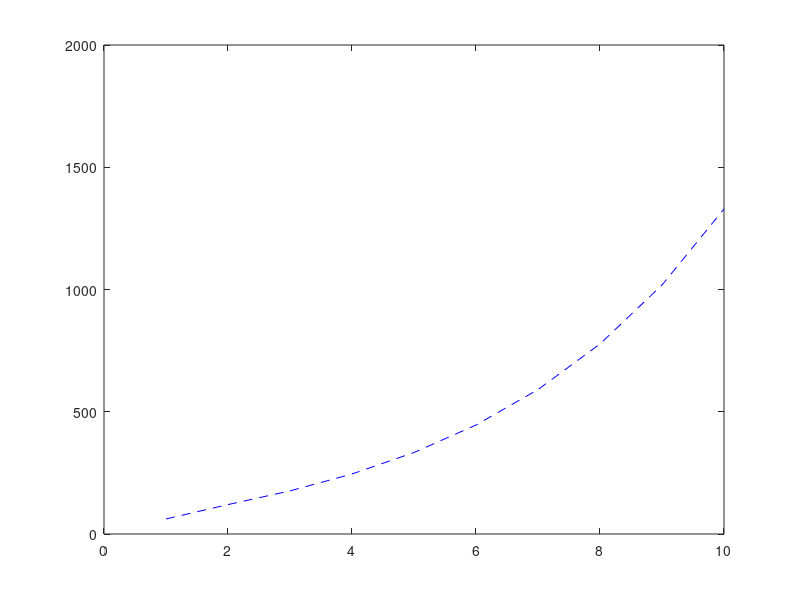

The MATLAB script that drew this image:
clc; clear;

k12 = 1/33; k13 = 1/5; k21 = 1/40; k31 = 1/6; k34 = 1/62; k43 = 1/300;

A = [-k12-k13 k21 k31 0; 
    k12 -k21 k31 0; 
    k13 0 -k31-k34 k43;
    0 0 k34 -k43];

Dt = 10;
t0 = 1890; tf = 1990;
R = 0.0001;
M = [0, 0, 1, 0];
X0=[51 62.2 61.5 2985.4]';
X=X0;
S1=[];S2=[];
for i=1:10
B=[0.06*i 0 0 0]';
Y= M*X + sqrtm(R)*randn(1,1);
S2=[S2,Y];
X=expm(A*Dt)*X+B*Dt; %mettre B en vecteur ligne foire tout,rend Y matrice
S1=[S1,X];
end
 plot(i,S1(3,:),'k-',S2,'b--')